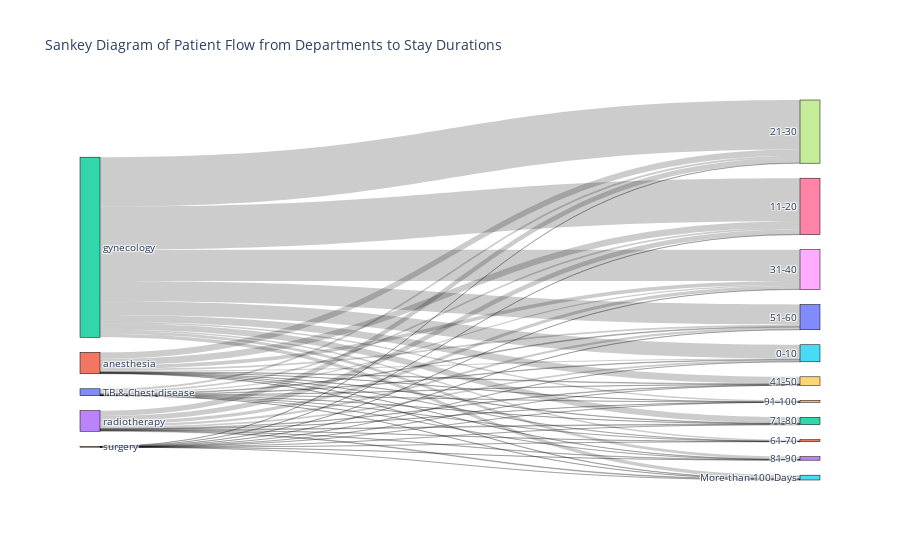

This figure's notebook cell:
### Code cell
# Create a Sankey diagram
sankey_data = data.groupby(['Department', 'Stay']).size().reset_index(name='count')

# Combine Department and Stay unique values for the labels
labels = list(sankey_data['Department'].unique()) + list(sankey_data['Stay'].unique())
label_index = {label: i for i, label in enumerate(labels)}

# Map Department to source and Stay to target
sources = sankey_data['Department'].map(label_index)
targets = sankey_data['Stay'].map(label_index)
values = sankey_data['count']

# Create Sankey diagram
fig = go.Figure(data=[go.Sankey(
    node=dict(
        pad=15,
        thickness=20,
        line=dict(color="black", width=0.5),
        label=labels
    ),
    link=dict(
        source=sources,
        target=targets,
        value=values
    ))])

fig.update_layout(title_text="Sankey Diagram of Patient Flow from Departments to Stay Durations", font_size=10)
fig.show()

### Figure 1 — Plotly figure (JSON) as saved in the notebook; plotly's stock layout.template omitted (floating-point values rounded to 4 significant figures)
{"data": [{"link": {"source": [0, 0, 0, 0, 0, 0, 0, 0, 0, 0, 0, 1, 1, 1, 1, 1, 1, 1, 1, 1, 1, 1, 2, 2, 2, 2, 2, 2, 2, 2, 2, 2, 2, 3, 3, 3, 3, 3, 3, 3, 3, 3, 3, 3, 4, 4, 4, 4, 4, 4, 4, 4, 4, 4, 4], "target": [5, 6, 7, 8, 9, 10, 11, 12, 13, 14, 15, 5, 6, 7, 8, 9, 10, 11, 12, 13, 14, 15, 5, 6, 7, 8, 9, 10, 11, 12, 13, 14, 15, 5, 6, 7, 8, 9, 10, 11, 12, 13, 14, 15, 5, 6, 7, 8, 9, 10, 11, 12, 13, 14, 15], "value": [791, 2379, 2618, 1753, 300, 1047, 76, 294, 140, 64, 124, 1519, 8823, 8950, 4958, 851, 2527, 173, 703, 384, 156, 605, 18849, 59690, 68383, 43535, 9671, 27989, 2226, 8165, 3748, 2269, 4961, 2379, 6988, 7263, 4713, 879, 3256, 264, 1043, 528, 256, 947, 66, 259, 277, 200, 42, 199, 5, 49, 38, 20, 46]}, "node": {"label": ["TB & Chest disease", "anesthesia", "gynecology", "radiotherapy", "surgery", "0-10", "11-20", "21-30", "31-40", "41-50", "51-60", "61-70", "71-80", "81-90", "91-100", "More than 100 Days"], "line": {"color": "black", "width": 0.5}, "pad": 15, "thickness": 20}, "type": "sankey"}], "layout": {"font": {"size": 10}, "title": {"text": "Sankey Diagram of Patient Flow from Departments to Stay Durations"}}}
